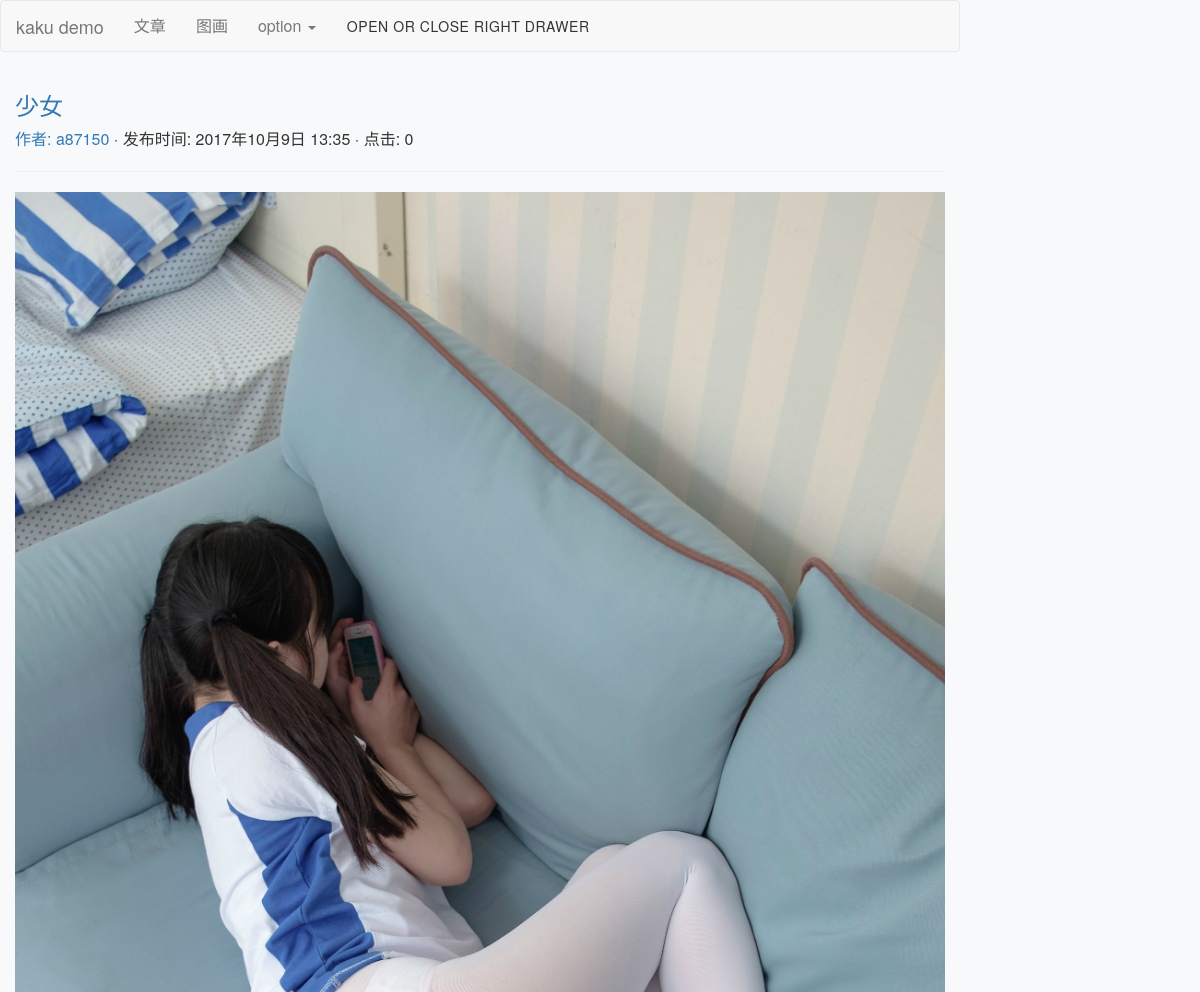
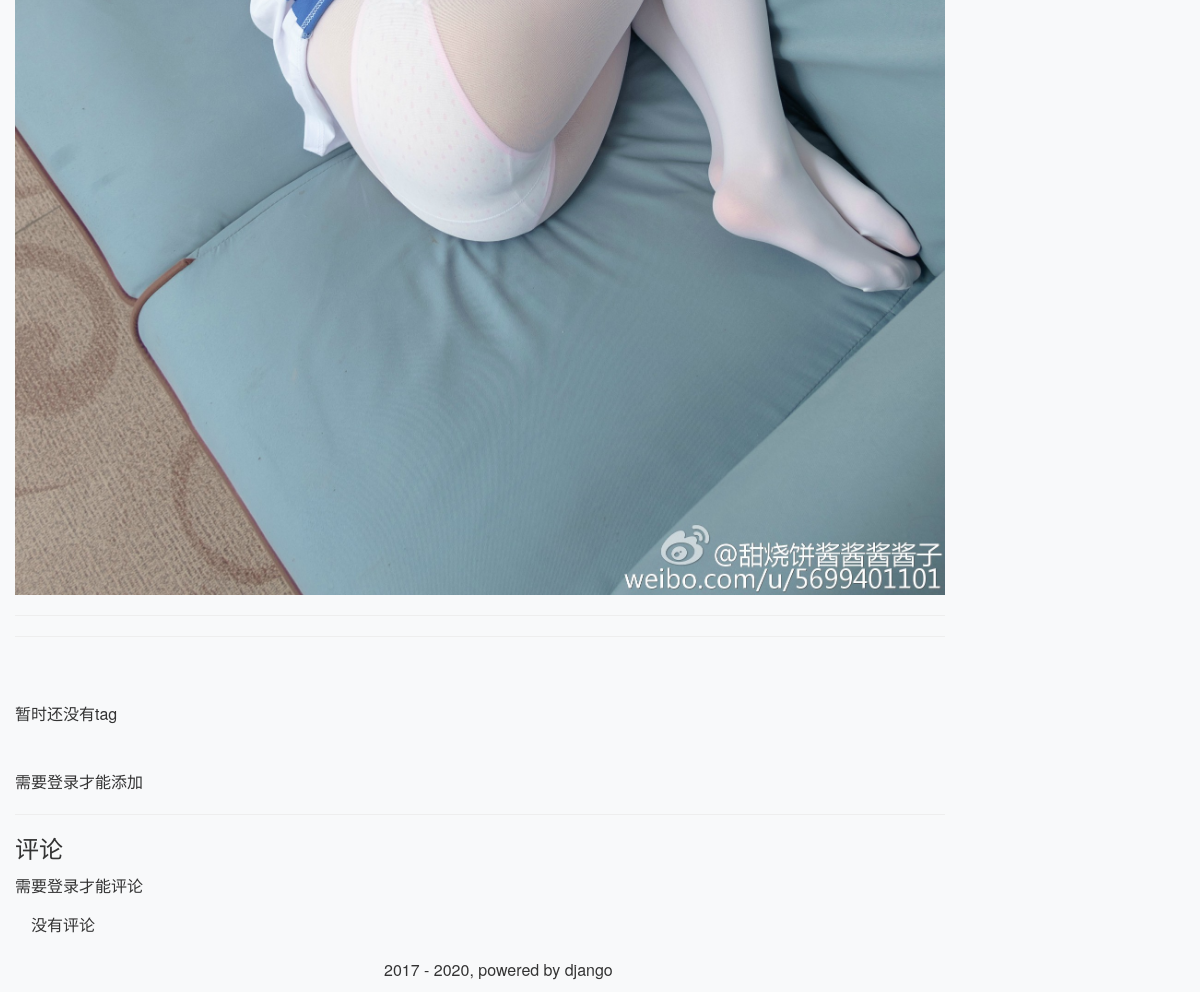
Page /picture/picture/2/ on the committed database (2 pictures, top to bottom).
### picture/models.py (models this page shows, shortened)
class Picture(models.Model):
    id = models.AutoField(primary_key=True)
    title = models.CharField(_('title'), max_length=50)
    author = models.ForeignKey(settings.AUTH_USER_MODEL, related_name=_('p_author'), on_delete=models.CASCADE)
    thematic = models.ImageField(_('题图'), upload_to=pictures_path, )
    created_time = models.DateTimeField(_('created_time'), auto_now_add=True)
    views = models.PositiveIntegerField(_('views'), default=0, editable=False)
    likes = models.ManyToManyField(settings.AUTH_USER_MODEL, blank=True, related_name=_('p_likes'))
    tags = models.ManyToManyField(Tag, blank=True, verbose_name=_('tags'))
    comments = GenericRelation(Comment, verbose_name=_('comments'))
    class Meta:
        ordering = ['-created_time']
        verbose_name = _('Picture')
        verbose_name_plural = _('Pictures')
    def get_absolute_url(self):
        return reverse('picture:detail', kwargs={'pk': self.pk})

### users/models.py (models this page shows, shortened)
class User(AbstractUser):
    last_login_ip = models.GenericIPAddressField(unpack_ipv4=True, blank=True, null=True)
    ip_joined = models.GenericIPAddressField(unpack_ipv4=True, blank=True, null=True)
    nickname = models.CharField(max_length=20, unique=True)
    signature = models.CharField(max_length=200, blank=True)
    mugshot = models.ImageField(upload_to=user_mugshot_path)
    mugshot_thumbnail = ImageSpecField(source='mugshot',
                                       processors=[ResizeToFill(96, 96)],
                                       format='JPEG',
                                       options={'quality': 80})
    def __str__(self):
        return self.nickname
    def get_absolute_url(self):
        return reverse('users:detail', args=(self.username,))
    class Meta(AbstractUser.Meta):
        pass

### picture/views.py (the view)
# urls.py: url(r'^picture/(?P<pk>[0-9]+)/$', views.Detail.as_view(), name='detail'),
class Detail(DetailView):
    model = Picture
    template_name = "picture/detail.html"
    context_object_name = 'picture'
    def get(self, request, *args, **kwargs):
        response = super().get(request, *args, **kwargs)
        update_views('picture', self.picture)
        return response
    def get_object(self, queryset=None):
        self.picture = super().get_object(queryset=None)
        return self.picture
    def get_context_data(self, **kwargs):
        context = super().get_context_data(**kwargs)
        tag_list = self.object.tags.all()
        address_list = self.object.address_set.all()
        comment_list = self.object.comments.all()[:20]
        form = CommentCreationForm()
        views = get_views('picture', self.picture)
        if self.request.user.is_authenticated:
            is_like = is_likes('picture', self.picture, self.request.user)
        else:
            is_like = False
        context.update({
            'tag_list': tag_list,
            'comment_list': comment_list,
            'form': form,
            'views': views,
            'is_like': is_like
        })
        return context

### index/redis_caches.py (called while the page is built)
def update_views(type, obj):
    if rd.hexists(type, obj.id):
        rd.hincrby(type, obj.id)
    else:
        rd.hset(type, obj.id, obj.views + 1)

def get_views(type, obj):
    if rd.hexists(type, obj.id):
        return rd.hget(type, obj.id)
    else:
        rd.hset(type, obj.id, obj.views)
        return obj.views

### templates/picture/detail.html (shortened to what this page needs)
{% extends 'base.html' %}
{% block main %}
<div>
    <div id="picture-title">
        <a href="{{ picture.get_absolute_url }}"><h3>{{ picture.title }}</h3></a>
        <p><a href="{{ picture.author.get_absolute_url }}" class="author">作者: {{ picture.author }}</a> · 发布时间: {{ picture.created_time }} · 点击: {{ views }}</p>
    </div>
    <hr>
    <div class="picture-body" id="picture-body">
        <img src={{ MEDIA_URL }}{{ picture.thematic }} id="thematic" style="display:block; height:auto; max-width:100%;">
    </div>
</div>
<hr>
<hr>
<br></br>
{% include 'tag.html' %}
<br></br>
{% include 'post_tag.html' %}
<hr>
{% include 'comment/comment.html' %}
{% endblock main %}

### templates/base.html (style rules this page uses)
body { font-family: "Helvetica Neue", Helvetica, Arial, sans-serif; font-size: 16px; font-weight: 300; line-height: 1.428571429; color: #333333; background-color: #f8f9fa; word-wrap: break-word; }

### rows in the picture
Picture: title "少女", author "a87150", created_time "2017年10月9日 13:35", thematic (picture)

### other values in the picture
{{ views }} "0"
